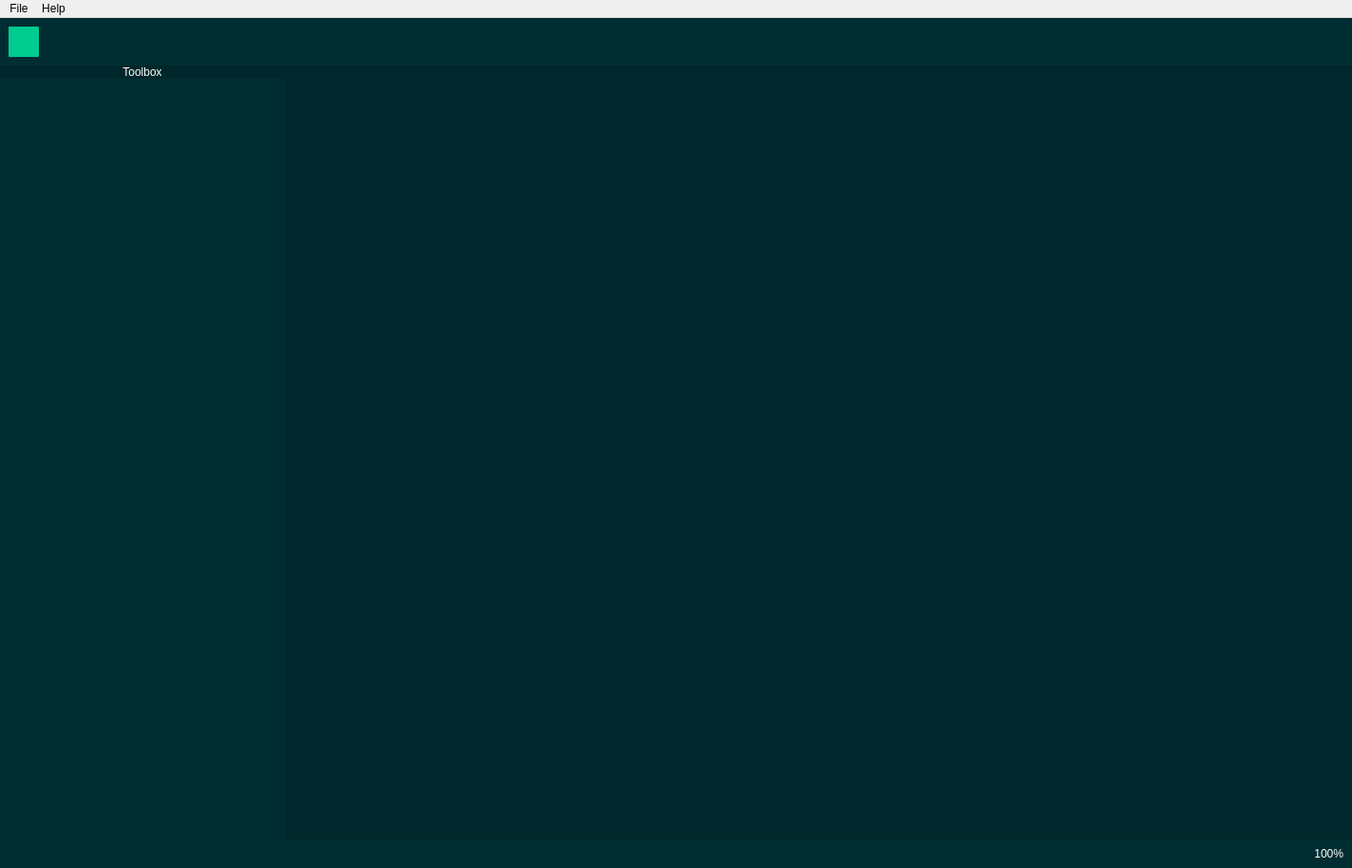
<?xml version="1.0" encoding="UTF-8"?>
<ui version="4.0">
 <class>MainWindowNew</class>
 <widget class="QMainWindow" name="MainWindowNew">
  <property name="geometry">
   <rect>
    <x>0</x>
    <y>0</y>
    <width>1425</width>
    <height>915</height>
   </rect>
  </property>
  <property name="sizePolicy">
   <sizepolicy hsizetype="Maximum" vsizetype="Maximum">
    <horstretch>0</horstretch>
    <verstretch>0</verstretch>
   </sizepolicy>
  </property>
  <property name="windowTitle">
   <string>Linkuit Studio - Unnamed Circuit</string>
  </property>
  <property name="windowIcon">
   <iconset resource="resources.qrc">
    <normaloff>:/images/linkuit_icon6.png</normaloff>:/images/linkuit_icon6.png</iconset>
  </property>
  <property name="styleSheet">
   <string notr="true">QMainWindow {
	background: rgb(0, 39, 43);
}</string>
  </property>
  <property name="locale">
   <locale language="English" country="UnitedStates"/>
  </property>
  <widget class="QWidget" name="uCentralwidget">
   <layout class="QGridLayout" name="gridLayout">
    <property name="leftMargin">
     <number>0</number>
    </property>
    <property name="topMargin">
     <number>0</number>
    </property>
    <property name="rightMargin">
     <number>0</number>
    </property>
    <property name="bottomMargin">
     <number>0</number>
    </property>
    <item row="1" column="1">
     <layout class="QGridLayout" name="uViewLayout">
      <property name="spacing">
       <number>0</number>
      </property>
      <item row="2" column="0" colspan="2" alignment="Qt::AlignBottom">
       <widget class="QWidget" name="uFooter" native="true">
        <property name="sizePolicy">
         <sizepolicy hsizetype="Preferred" vsizetype="Fixed">
          <horstretch>0</horstretch>
          <verstretch>0</verstretch>
         </sizepolicy>
        </property>
        <property name="minimumSize">
         <size>
          <width>0</width>
          <height>30</height>
         </size>
        </property>
        <property name="maximumSize">
         <size>
          <width>16777215</width>
          <height>30</height>
         </size>
        </property>
        <property name="styleSheet">
         <string notr="true">QWidget {
	background: rgb(0, 45, 50);
}</string>
        </property>
        <layout class="QHBoxLayout" name="horizontalLayout_2">
         <item>
          <spacer name="horizontalSpacer">
           <property name="orientation">
            <enum>Qt::Horizontal</enum>
           </property>
           <property name="sizeHint" stdset="0">
            <size>
             <width>40</width>
             <height>20</height>
            </size>
           </property>
          </spacer>
         </item>
         <item>
          <widget class="QLabel" name="uZoomLabel">
           <property name="styleSheet">
            <string notr="true">QLabel {
    color: rgb(255, 255, 255);
	font: 12pt &quot;Source Sans Pro&quot;;
}</string>
           </property>
           <property name="text">
            <string>100%</string>
           </property>
           <property name="alignment">
            <set>Qt::AlignRight|Qt::AlignTrailing|Qt::AlignVCenter</set>
           </property>
          </widget>
         </item>
        </layout>
       </widget>
      </item>
      <item row="1" column="0" alignment="Qt::AlignLeft">
       <widget class="QWidget" name="uLeftContainer" native="true">
        <property name="sizePolicy">
         <sizepolicy hsizetype="Fixed" vsizetype="Preferred">
          <horstretch>0</horstretch>
          <verstretch>0</verstretch>
         </sizepolicy>
        </property>
        <property name="minimumSize">
         <size>
          <width>300</width>
          <height>0</height>
         </size>
        </property>
        <property name="maximumSize">
         <size>
          <width>300</width>
          <height>16777215</height>
         </size>
        </property>
        <property name="autoFillBackground">
         <bool>false</bool>
        </property>
        <property name="styleSheet">
         <string notr="true">QWidget {
	background: rgb(255, 255, 255);
}</string>
        </property>
        <layout class="QGridLayout" name="gridLayout_2">
         <property name="leftMargin">
          <number>0</number>
         </property>
         <property name="topMargin">
          <number>0</number>
         </property>
         <property name="rightMargin">
          <number>0</number>
         </property>
         <property name="bottomMargin">
          <number>0</number>
         </property>
         <property name="spacing">
          <number>0</number>
         </property>
         <item row="1" column="0">
          <widget class="QTreeView" name="uToolboxTree">
           <property name="enabled">
            <bool>true</bool>
           </property>
           <property name="sizePolicy">
            <sizepolicy hsizetype="Expanding" vsizetype="Expanding">
             <horstretch>0</horstretch>
             <verstretch>0</verstretch>
            </sizepolicy>
           </property>
           <property name="minimumSize">
            <size>
             <width>300</width>
             <height>0</height>
            </size>
           </property>
           <property name="maximumSize">
            <size>
             <width>300</width>
             <height>16777215</height>
            </size>
           </property>
           <property name="focusPolicy">
            <enum>Qt::NoFocus</enum>
           </property>
           <property name="layoutDirection">
            <enum>Qt::LeftToRight</enum>
           </property>
           <property name="styleSheet">
            <string notr="true">QTreeView {
    background: rgb(0, 45, 50);
    color: rgb(255, 255, 255);
	font: 12pt &quot;Source Sans Pro&quot;;
	padding: 10px 0 10px 10px;
}

QTreeView::branch {
	image: none;
}

QTreeView::item {
	margin: 0;
	padding: 4px 2px;
	border-radius: 8px;
	margin-right: 10px;
}

QTreeView::item:hover {
	background: rgb(0, 39, 43);
}

QTreeView::item:selected {
	background: rgb(0, 32, 36);
	color: rgb(255, 255, 255);
}</string>
           </property>
           <property name="frameShape">
            <enum>QFrame::NoFrame</enum>
           </property>
           <property name="frameShadow">
            <enum>QFrame::Plain</enum>
           </property>
           <property name="lineWidth">
            <number>1</number>
           </property>
           <property name="editTriggers">
            <set>QAbstractItemView::NoEditTriggers</set>
           </property>
           <property name="tabKeyNavigation">
            <bool>false</bool>
           </property>
           <property name="showDropIndicator" stdset="0">
            <bool>false</bool>
           </property>
           <property name="alternatingRowColors">
            <bool>false</bool>
           </property>
           <property name="selectionMode">
            <enum>QAbstractItemView::SingleSelection</enum>
           </property>
           <property name="iconSize">
            <size>
             <width>20</width>
             <height>20</height>
            </size>
           </property>
           <property name="verticalScrollMode">
            <enum>QAbstractItemView::ScrollPerItem</enum>
           </property>
           <property name="indentation">
            <number>20</number>
           </property>
           <property name="rootIsDecorated">
            <bool>false</bool>
           </property>
           <property name="animated">
            <bool>true</bool>
           </property>
           <property name="headerHidden">
            <bool>true</bool>
           </property>
           <property name="expandsOnDoubleClick">
            <bool>false</bool>
           </property>
          </widget>
         </item>
         <item row="0" column="0">
          <widget class="QLabel" name="uToolboxLabel">
           <property name="styleSheet">
            <string notr="true">QLabel {
	background: rgb(0, 39, 43);
    color: rgb(255, 255, 255);
	font: 10pt &quot;Source Sans Pro&quot;;
}</string>
           </property>
           <property name="text">
            <string>Toolbox</string>
           </property>
           <property name="scaledContents">
            <bool>false</bool>
           </property>
           <property name="alignment">
            <set>Qt::AlignCenter</set>
           </property>
           <property name="margin">
            <number>2</number>
           </property>
           <property name="textInteractionFlags">
            <set>Qt::NoTextInteraction</set>
           </property>
          </widget>
         </item>
        </layout>
       </widget>
      </item>
      <item row="0" column="0" colspan="2" alignment="Qt::AlignTop">
       <widget class="QWidget" name="uTopBar" native="true">
        <property name="sizePolicy">
         <sizepolicy hsizetype="Preferred" vsizetype="Fixed">
          <horstretch>0</horstretch>
          <verstretch>0</verstretch>
         </sizepolicy>
        </property>
        <property name="minimumSize">
         <size>
          <width>0</width>
          <height>50</height>
         </size>
        </property>
        <property name="maximumSize">
         <size>
          <width>16777215</width>
          <height>50</height>
         </size>
        </property>
        <property name="styleSheet">
         <string notr="true">QWidget {
	background: rgb(0, 45, 50);
}

QPushButton {
	background: none;
	padding: 5px;
	margin: 0;
	font: 12pt &quot;Source Sans Pro&quot;;
	border: none;
	border-radius: 1px;
}

QPushButton:hover {
	background: rgb(0, 39, 43);
}

QPushButton:pressed {
	background: rgb(0, 18, 20);
}

QPushButton:checked {
	background: rgb(0, 204, 143);
}
</string>
        </property>
        <layout class="QHBoxLayout" name="horizontalLayout">
         <property name="spacing">
          <number>0</number>
         </property>
         <item>
          <widget class="IconToolButton" name="uEditButton">
           <property name="maximumSize">
            <size>
             <width>32</width>
             <height>32</height>
            </size>
           </property>
           <property name="styleSheet">
            <string notr="true">IconToolButton:!checked {
	background: rgb(0, 39, 43);
}</string>
           </property>
           <property name="text">
            <string/>
           </property>
           <property name="icon">
            <iconset resource="resources.qrc">
             <normaloff>:/images/icons/edit_icon.png</normaloff>:/images/icons/edit_icon.png</iconset>
           </property>
           <property name="iconSize">
            <size>
             <width>22</width>
             <height>22</height>
            </size>
           </property>
           <property name="checkable">
            <bool>true</bool>
           </property>
           <property name="checked">
            <bool>true</bool>
           </property>
           <attribute name="buttonGroup">
            <string notr="true">buttonGroup</string>
           </attribute>
          </widget>
         </item>
         <item>
          <widget class="IconToolButton" name="uWiringButton">
           <property name="maximumSize">
            <size>
             <width>32</width>
             <height>32</height>
            </size>
           </property>
           <property name="styleSheet">
            <string notr="true">IconToolButton:!checked {
	background: rgb(0, 39, 43);
}</string>
           </property>
           <property name="text">
            <string/>
           </property>
           <property name="icon">
            <iconset resource="resources.qrc">
             <normaloff>:/images/icons/wire_icon.png</normaloff>:/images/icons/wire_icon.png</iconset>
           </property>
           <property name="iconSize">
            <size>
             <width>22</width>
             <height>22</height>
            </size>
           </property>
           <property name="checkable">
            <bool>true</bool>
           </property>
           <attribute name="buttonGroup">
            <string notr="true">buttonGroup</string>
           </attribute>
          </widget>
         </item>
         <item>
          <spacer name="horizontalSpacer_2">
           <property name="orientation">
            <enum>Qt::Horizontal</enum>
           </property>
           <property name="sizeType">
            <enum>QSizePolicy::Fixed</enum>
           </property>
           <property name="sizeHint" stdset="0">
            <size>
             <width>10</width>
             <height>20</height>
            </size>
           </property>
          </spacer>
         </item>
         <item>
          <widget class="IconToolButton" name="uCopyButton">
           <property name="enabled">
            <bool>true</bool>
           </property>
           <property name="maximumSize">
            <size>
             <width>32</width>
             <height>32</height>
            </size>
           </property>
           <property name="text">
            <string/>
           </property>
           <property name="icon">
            <iconset resource="resources.qrc">
             <normaloff>:/images/icons/copy_icon.png</normaloff>:/images/icons/copy_icon.png</iconset>
           </property>
           <property name="iconSize">
            <size>
             <width>22</width>
             <height>22</height>
            </size>
           </property>
          </widget>
         </item>
         <item>
          <spacer name="horizontalSpacer_3">
           <property name="orientation">
            <enum>Qt::Horizontal</enum>
           </property>
           <property name="sizeType">
            <enum>QSizePolicy::Fixed</enum>
           </property>
           <property name="sizeHint" stdset="0">
            <size>
             <width>10</width>
             <height>20</height>
            </size>
           </property>
          </spacer>
         </item>
         <item>
          <widget class="IconToolButton" name="uSimulationButton">
           <property name="maximumSize">
            <size>
             <width>32</width>
             <height>32</height>
            </size>
           </property>
           <property name="text">
            <string/>
           </property>
           <property name="icon">
            <iconset resource="resources.qrc">
             <normaloff>:/images/icons/play_icon.png</normaloff>:/images/icons/play_icon.png</iconset>
           </property>
           <property name="iconSize">
            <size>
             <width>22</width>
             <height>22</height>
            </size>
           </property>
           <property name="checkable">
            <bool>true</bool>
           </property>
           <property name="checked">
            <bool>false</bool>
           </property>
          </widget>
         </item>
         <item>
          <spacer name="uTopBarSpacer">
           <property name="orientation">
            <enum>Qt::Horizontal</enum>
           </property>
           <property name="sizeHint" stdset="0">
            <size>
             <width>40</width>
             <height>20</height>
            </size>
           </property>
          </spacer>
         </item>
        </layout>
       </widget>
      </item>
     </layout>
    </item>
   </layout>
  </widget>
  <widget class="QMenuBar" name="menuBar">
   <property name="geometry">
    <rect>
     <x>0</x>
     <y>0</y>
     <width>1425</width>
     <height>20</height>
    </rect>
   </property>
   <widget class="QMenu" name="uMenuFile">
    <property name="title">
     <string>File</string>
    </property>
   </widget>
   <widget class="QMenu" name="uMenuHelp">
    <property name="title">
     <string>Help</string>
    </property>
    <addaction name="uActionAbout"/>
   </widget>
   <addaction name="uMenuFile"/>
   <addaction name="uMenuHelp"/>
  </widget>
  <action name="uActionAbout">
   <property name="text">
    <string>About</string>
   </property>
  </action>
 </widget>
 <customwidgets>
  <customwidget>
   <class>IconToolButton</class>
   <extends>QPushButton</extends>
   <header>IconToolButton.h</header>
  </customwidget>
 </customwidgets>
 <resources>
  <include location="resources.qrc"/>
 </resources>
 <connections/>
 <buttongroups>
  <buttongroup name="buttonGroup"/>
 </buttongroups>
</ui>
